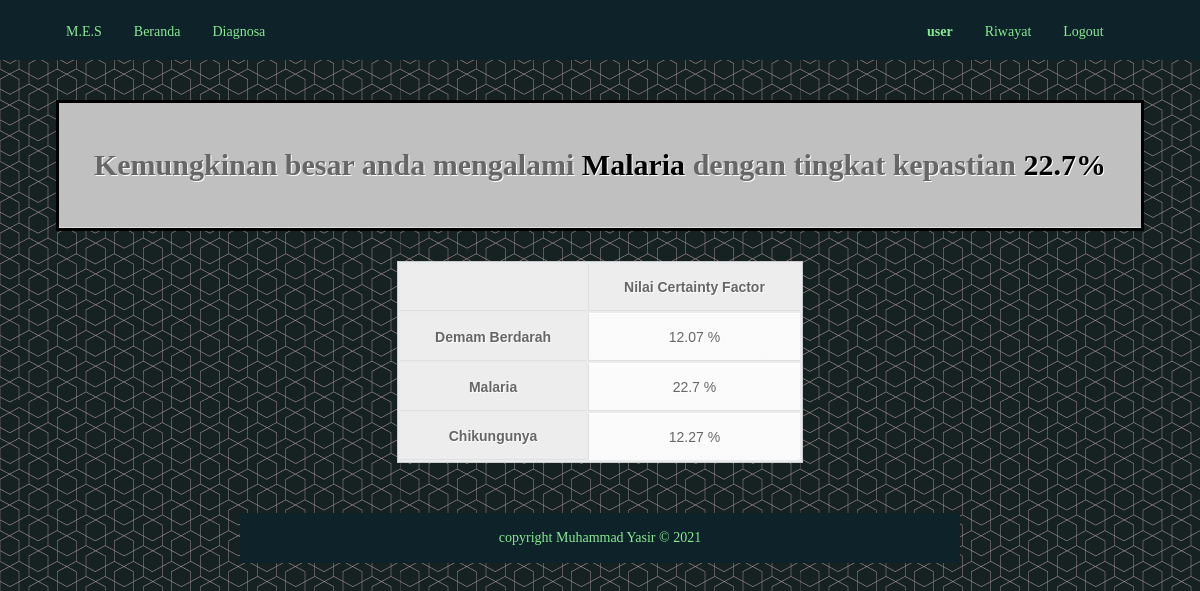
Page /hasil.php (signed in) on the committed database.
### tables this page shows
CREATE TABLE `user` (
  `id_user` int(11) NOT NULL,
  `username` varchar(20) NOT NULL,
  `password` varchar(16) NOT NULL,
  `name` varchar(100) NOT NULL,
  `jk` char(1) NOT NULL,
  `email` varchar(100) NOT NULL,
  `nohp` varchar(12) NOT NULL,
  `terdaftar` datetime NOT NULL DEFAULT '0000-00-00 00:00:00'
);

CREATE TABLE `penyakit` (
  `id_penyakit` int(11) NOT NULL,
  `kode_penyakit` varchar(3) NOT NULL,
  `penyakit` varchar(500) NOT NULL,
  `pasien` int(11) NOT NULL
);

CREATE TABLE `history` (
  `id_history` int(11) NOT NULL,
  `id_anggota` int(11) NOT NULL,
  `waktu` datetime NOT NULL DEFAULT '0000-00-00 00:00:00',
  `CF_P01` float NOT NULL,
  `CF_P02` float NOT NULL,
  `CF_P03` float NOT NULL
);

### hasil.php (the view, shortened to what this page needs)
<?php
    include "connection.php";
    $sql_user = mysqli_query($conn, "SELECT * FROM user WHERE username='$_SESSION[username]' && password='$_SESSION[password]'");
    $result = mysqli_fetch_array($sql_user);
    $sql_history = mysqli_query($conn, "SELECT * FROM history WHERE id_anggota='$result[id_user]' ORDER BY waktu DESC LIMIT 0,1;");
    $hasil = mysqli_fetch_array($sql_history);
    $x = array(
        array(
            "CF" => $hasil["CF_P01"],
            "id" => 1
        ),
        array(
            "CF" => $hasil["CF_P02"],
            "id" => 2
        ),
        array(
            "CF" => $hasil["CF_P03"],
            "id" => 3
        )
    );
    rsort($x);
    $id_penyakit = $x[0]["id"];
    $CF_penyakit = $x[0]["CF"];
    $sql_penyakit = mysqli_query($conn, "SELECT penyakit FROM penyakit WHERE id_penyakit='$id_penyakit'");
    $disease = mysqli_fetch_array($sql_penyakit);
?>
<!DOCTYPE html>
<html lang="en">
<head>
    <link rel="stylesheet" href="stylehasil.css">
</head>
<body>
    <div class="header">
        <div class="grid">
            <div class="topnav" id="myTopnav">
                <div class="dh6">
                    <div class="left">
                        <a href="index.php">M.E.S</a>
                        <a href="index.php">Beranda</a>
                        <a href="diagnosa.php">Diagnosa</a>
                    </div>
                </div>
                <div class="dh6">
                    <div class="right">
                    <?php
                        if (!empty($_SESSION["username"]) && !empty($_SESSION["password"])) {
                            echo "<a><b>$result[name]</b></a>";
                            echo "<a href='riwayat.php?id=$result[id_user]'>Riwayat</a>";
                            echo "<a href='logout.php'>Logout</a>";
                        } else {
                            echo "<a href='register.php'>Register</a>";
                            echo "<a href='login.php'>Login</a>";
                        }
                    ?>
                    </div>
                </div>
            </div>
        </div>
    </div>
    <div class="hasil">
        <table class="max">
            <tr>
                <th colspan="2">
                    <p>Kemungkinan besar anda mengalami <b><?php echo "$disease[penyakit]"; ?></b> dengan tingkat kepastian <b><?php echo "$CF_penyakit"; ?>%</b></p>
                </th>
            </tr>
        </table>
        <table>
            <tr>
                <th></th>
                <th>Nilai Certainty Factor</th>
            </tr>
            <tr>
                <th>Demam Berdarah</th>
                <td><?php echo "$hasil[CF_P01]"; ?> %</td>
            </tr>
            <tr>
                <th>Malaria</th>
                <td><?php echo "$hasil[CF_P02]"; ?> %</td>
            </tr>
            <tr>
                <th>Chikungunya</th>
                <td><?php echo "$hasil[CF_P03]"; ?> %</td>
            </tr>
        </table>
    </div>
    <div class="footer">
        <div class="grid">
            copyright Muhammad Yasir &copy; 2021
        </div>
    </div>
</body>
</html>

### stylehasil.css (style rules this page uses)
.max { background: #000; border: 1px solid black; margin-bottom: 30px; }
.max th { background: #c0c0c0; }
.max p { font-family: 'Times New Roman', Times, serif; font-size: 30px; }
.max p b { color: black; }
.hasil { margin-top: 100px; margin-right: auto; margin-left: auto; }
table { font-family: Arial, Helvetica, sans-serif; color: #666; text-shadow: 1px 1px 0px #fff; background: #eaebec; border: #ccc 1px solid; margin: 10px auto; }
table th { padding: 15px 35px; border-left:1px solid #e0e0e0; border-bottom: 1px solid #e0e0e0; background: #ededed; }
table th:first-child { border-left:none; }
table tr { text-align: center; padding-left: 20px; }
table td { padding: 15px 35px; border-top: 1px solid #ffffff; border-bottom: 1px solid #e0e0e0; border-left: 1px solid #e0e0e0; background: #fafafa; background: -webkit-gradient(linear, left top, left bottom, from(#fbfbfb), to(#fafafa)); background: -moz-linear-gradient(top, #fbfbfb, #fafafa); }
table tr:last-child td { border-bottom: 0; }
table tr:last-child td:last-child { -moz-border-radius-bottomright: 3px; -webkit-border-bottom-right-radius: 3px; border-bottom-right-radius: 3px; }
body { background-image: url(img/Background.png); font-family: Cambria; padding: 0px; margin: 0px; color: #ffffff; font-size: 14px; }
.header { position: fixed; top: 0%; width: 100%; height: 40px; background-color: #0d2329; color: #FFF; font-size: 20px; z-index: 1; padding-left: 20px; padding-top: 10px; padding-bottom: 10px; }
.grid { width: 100%; padding-top: 0px; padding-bottom: 0px; overflow: hidden; }
.left { float: left; padding-left: 30px; }
.right { float: right; padding-right: 100px; }
.topnav { overflow: hidden; background-color: #0d2329; }
.topnav a { float: left; display: block; color: rgb(137, 233, 148); padding: 14px 16px; text-decoration: none; font-size: 14px; }
.dh6 { width: 49.99%; }
.dh1, .dh2, .dh3, .dh4, .dh5, .dh6, .dh7, .dh8, .dh9, .dh10, .dh11, .dh12 { float: left; display: inline; margin: 0 0%; }
.footer { background-color: #0d2329; height: 30px; width: 60%; color: rgb(137, 233, 148); font-family: Cambria, Cochin, Georgia, Times, 'Times New Roman', serif; font-size: 14px; padding-top: 10px; padding-bottom: 10px; text-align: center; line-height: 30px; margin-left: 20%; margin-right: 20%; margin-top: 50px; }

### rows in the picture
user: name "user"
penyakit: penyakit "Malaria"
history: CF_P01 "12.07", CF_P02 "22.7", CF_P03 "12.27"

### other values in the picture
$CF_penyakit "22.7"
